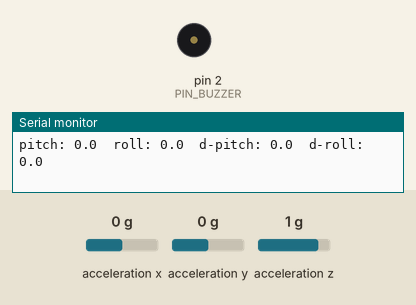
Recording of a program running on a simulated Arduino Nano, built with avr-gcc and run on an emulated ATmega328P. Parts: buzzer (waves = sounding), the last lines printed to the serial monitor. Wiring (inferred from the names in the program): MPU-6050 motion sensor at I2C address 0x68. The test bench sets the inputs (shaded band); at power-on: acceleration x 0 g, acceleration y 0 g, acceleration z 1 g.

Above: at 1.5 s.
1.6 s: acceleration x set to -0.2 g
3.1 s: acceleration x set to -0.5 g
At 3.8 s:
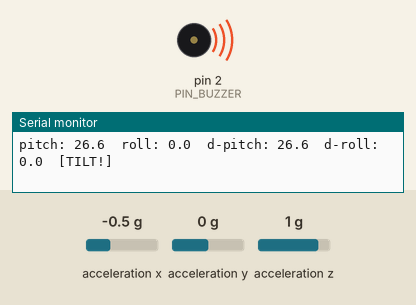
5.1 s: acceleration x set to 0 g
At 6.3 s:
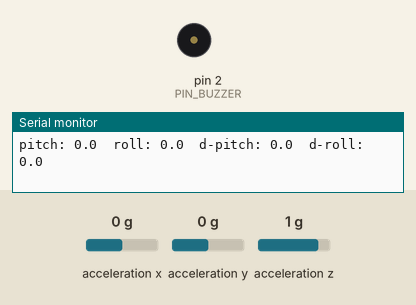
6.6 s: acceleration x set to -1.4 g
At 7.7 s:
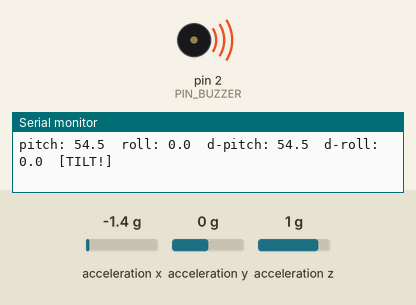
Timing chart, 0 to 9.1 s (numbered marks = the images above; inputs shaded):
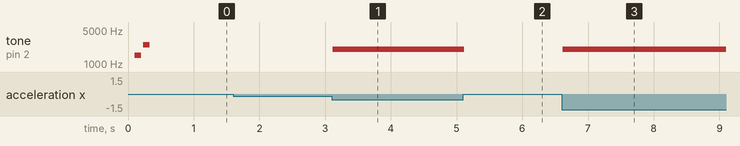

The program:

main.cpp
```cpp
// Twister Mk1 — Phase 1 test bench firmware
//
// Reads orientation from the MPU-6050 (I2C: SDA=A4, SCL=A5) and sounds the
// buzzer on D2 when the board registers an orientation change beyond a
// threshold. Startup chirps confirm the system is armed and the sensor is
// responding. See plan.ignore.md, "Phase 1 Test Bench".

#include <Arduino.h>
#include <Wire.h>

// ---- Pins ----
constexpr uint8_t PIN_BUZZER = 2;

// ---- MPU-6050 registers ----
constexpr uint8_t MPU_ADDR        = 0x68; // AD0 low
constexpr uint8_t REG_PWR_MGMT_1  = 0x6B;
constexpr uint8_t REG_WHO_AM_I    = 0x75;
constexpr uint8_t REG_ACCEL_XOUT  = 0x3B;

// ---- Behavior tuning ----
constexpr float    TILT_TRIGGER_DEG   = 20.0; // orientation change that triggers the buzzer
constexpr uint16_t BUZZER_FREQ_HZ     = 2000;
constexpr uint32_t SAMPLE_INTERVAL_MS = 50;
constexpr uint32_t PRINT_INTERVAL_MS  = 250;

struct Orientation {
  float pitch; // degrees
  float roll;  // degrees
};

static Orientation reference;     // orientation captured at arming
static bool        mpuOk = false;

// ---------------------------------------------------------------------------

static bool mpuWrite(uint8_t reg, uint8_t value) {
  Wire.beginTransmission(MPU_ADDR);
  Wire.write(reg);
  Wire.write(value);
  return Wire.endTransmission() == 0;
}

static bool mpuReadAccel(int16_t &ax, int16_t &ay, int16_t &az) {
  Wire.beginTransmission(MPU_ADDR);
  Wire.write(REG_ACCEL_XOUT);
  if (Wire.endTransmission(false) != 0) return false;
  if (Wire.requestFrom(MPU_ADDR, (uint8_t)6) != 6) return false;
  ax = (Wire.read() << 8) | Wire.read();
  ay = (Wire.read() << 8) | Wire.read();
  az = (Wire.read() << 8) | Wire.read();
  return true;
}

// Pitch/roll from gravity vector (accelerometer only). Good enough for a
// static orientation-change test; the flight code will fuse the gyro later.
static bool readOrientation(Orientation &out) {
  int16_t ax, ay, az;
  if (!mpuReadAccel(ax, ay, az)) return false;
  out.pitch = atan2(-ax, sqrt((float)ay * ay + (float)az * az)) * 180.0 / PI;
  out.roll  = atan2(ay, az) * 180.0 / PI;
  return true;
}

static void beep(uint16_t freq, uint16_t durationMs) {
  tone(PIN_BUZZER, freq, durationMs);
  delay(durationMs + 30);
}

// Two rising chirps: armed and sensor OK.
static void armedChirp() {
  beep(1500, 100);
  beep(2500, 100);
}

// Repeating low triple-beep: sensor fault.
static void faultChirp() {
  for (uint8_t i = 0; i < 3; i++) beep(400, 150);
}

// ---------------------------------------------------------------------------

void setup() {
  pinMode(PIN_BUZZER, OUTPUT);
  Serial.begin(115200);
  Wire.begin();

  // Wake the MPU-6050 (it powers up in sleep mode) and verify it answers.
  mpuOk = mpuWrite(REG_PWR_MGMT_1, 0x00);
  if (mpuOk) {
    delay(100); // let the sensor stabilize
    mpuOk = readOrientation(reference);
  }

  if (mpuOk) {
    Serial.println(F("Phase 1: MPU online, system armed."));
    Serial.print(F("Reference pitch/roll: "));
    Serial.print(reference.pitch, 1);
    Serial.print(F(" / "));
    Serial.println(reference.roll, 1);
    armedChirp();
  } else {
    Serial.println(F("Phase 1: MPU not responding! Check SDA->A4, SCL->A5, VCC, GND."));
  }
}

void loop() {
  static uint32_t lastSample = 0;
  static uint32_t lastPrint  = 0;
  uint32_t now = millis();

  if (!mpuOk) {
    faultChirp();
    delay(1000);
    return;
  }

  if (now - lastSample < SAMPLE_INTERVAL_MS) return;
  lastSample = now;

  Orientation current;
  if (!readOrientation(current)) {
    Serial.println(F("MPU read failed!"));
    faultChirp();
    return;
  }

  float dPitch = current.pitch - reference.pitch;
  float dRoll  = current.roll - reference.roll;
  bool  tilted = fabs(dPitch) > TILT_TRIGGER_DEG || fabs(dRoll) > TILT_TRIGGER_DEG;

  if (tilted) {
    tone(PIN_BUZZER, BUZZER_FREQ_HZ);
  } else {
    noTone(PIN_BUZZER);
  }

  if (now - lastPrint >= PRINT_INTERVAL_MS) {
    lastPrint = now;
    Serial.print(F("pitch: "));
    Serial.print(current.pitch, 1);
    Serial.print(F("  roll: "));
    Serial.print(current.roll, 1);
    Serial.print(F("  d-pitch: "));
    Serial.print(dPitch, 1);
    Serial.print(F("  d-roll: "));
    Serial.print(dRoll, 1);
    Serial.println(tilted ? F("  [TILT!]") : F(""));
  }
}
```

Measured:
- the behaviour switches between -0.3 and -0.4 g on acceleration x (found by bisection; images 0 and 1)
- after the input at 3.1 s, tone on pin 2 (PIN_BUZZER): silent → 2000 Hz at once
- after the input at 5.1 s, tone on pin 2 (PIN_BUZZER): 2000 Hz → silent at once
- after the input at 6.6 s, tone on pin 2 (PIN_BUZZER): silent → 2000 Hz at once
